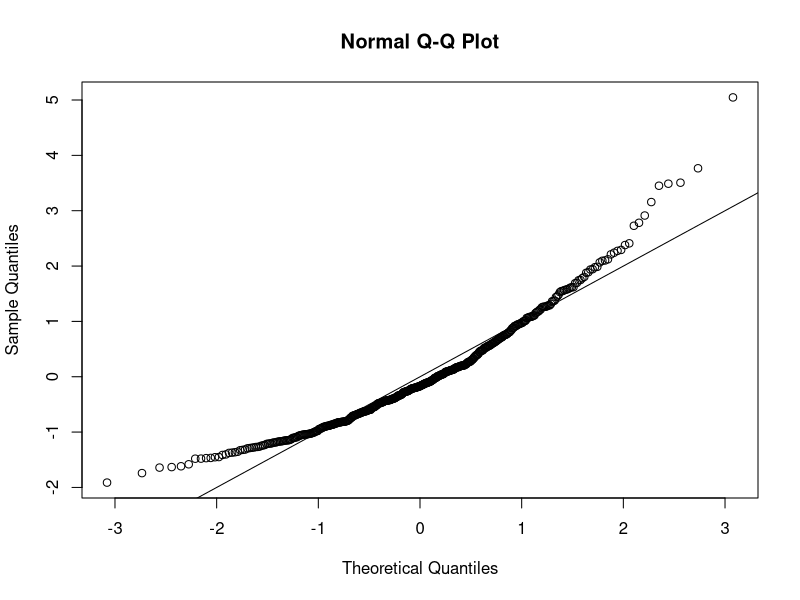
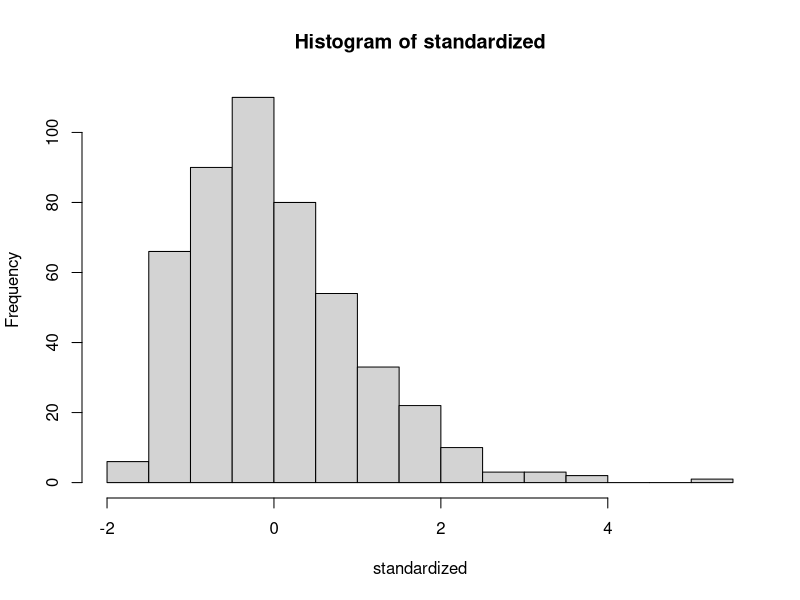
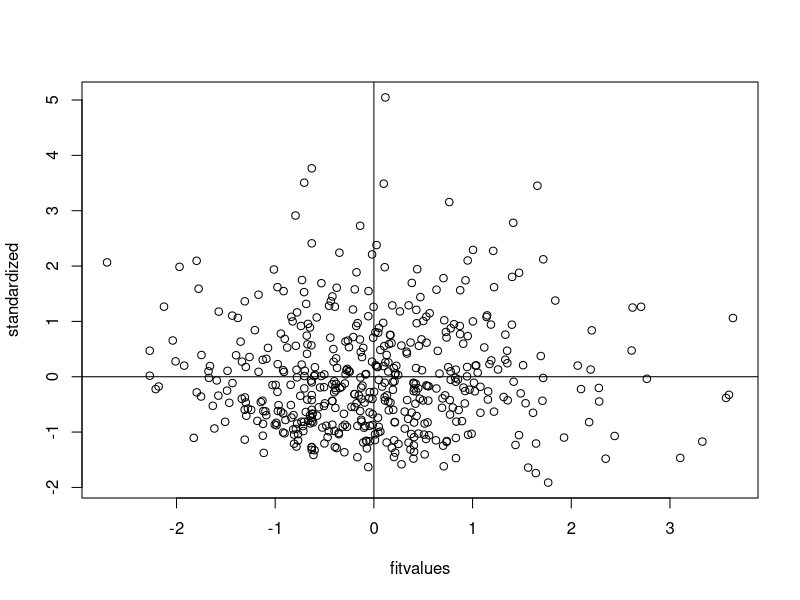

Here is the R script that generated these plots, in order: (Note: this script raises an error after producing the figures.)
##Set working directory 
setwd("E:/GA/Scales")
master = read.csv("Meaning_Scales_SeekingOfNoeticGoals_RR_RN_Paper.csv")
summary(master)

##Reverse Code. 9
library(car)
master$Q107_3 = recode(master$Q107_3, "1='7'; 2='6'; 3='5'; 4='4'; 5='3'; 6='2'; 7='1'")
master$Q107_4 = recode(master$Q107_4, "1='7'; 2='6'; 3='5'; 4='4'; 5='3'; 6='2'; 7='1'")
master$Q107_5 = recode(master$Q107_5, "1='7'; 2='6'; 3='5'; 4='4'; 5='3'; 6='2'; 7='1'")
master$Q107_6 = recode(master$Q107_6, "1='7'; 2='6'; 3='5'; 4='4'; 5='3'; 6='2'; 7='1'")
master$Q107_9 = recode(master$Q107_9, "1='7'; 2='6'; 3='5'; 4='4'; 5='3'; 6='2'; 7='1'")
master$Q107_12 = recode(master$Q107_12, "1='7'; 2='6'; 3='5'; 4='4'; 5='3'; 6='2'; 7='1'")
master$Q107_13 = recode(master$Q107_13, "1='7'; 2='6'; 3='5'; 4='4'; 5='3'; 6='2'; 7='1'")
master$Q107_15 = recode(master$Q107_15, "1='7'; 2='6'; 3='5'; 4='4'; 5='3'; 6='2'; 7='1'")
master$Q107_18 = recode(master$Q107_18, "1='7'; 2='6'; 3='5'; 4='4'; 5='3'; 6='2'; 7='1'")
master$Q107_20 = recode(master$Q107_20, "1='7'; 2='6'; 3='5'; 4='4'; 5='3'; 6='2'; 7='1'")

##Missing Data##
library(mice)
percentmiss = function(x){ sum(is.na(x))/length(x) *100 }

##Going by rows ONLY
notypos = master
missing = apply(notypos[ , 3:22], 1, percentmiss) 
table(missing)

##Replace only the data that you should
replacepeople = notypos[ missing <= 5 , ]  
dontpeople = notypos[ missing > 5 , ]

##Figure out the columns to exclude
apply(replacepeople, 2, percentmiss)
replacecolumn = replacepeople[ , -c(1,2,23)]
dontcolumn = replacepeople[ , c(1,2,23)]

##MICE
tempnomiss = mice(replacecolumn)
nomiss = complete(tempnomiss, 1)
summary(nomiss)

##(By your powers) Combine (I am Captain Planet!)
filledin_none = cbind(dontcolumn, nomiss)
summary(filledin_none)

##Small note: When MICE is run on this project the YEAR column
##is moved from the last column to the thrid column.
##This trend is not observed with data that does not need
##to be MICE'd. All code exluding ID columns has been corrected
##for this. 
#~Hannah 

##Outliers##
##Mahal

mahal = mahalanobis(filledin_none[ , -c(1:3)], 
                    colMeans(filledin_none[ , -c(1:3)], na.rm = TRUE),
                    cov(filledin_none[ , -c(1:3)], use="pairwise.complete.obs"))

summary(mahal)
cutoff = qchisq(.999,ncol(filledin_none[ , -c(1:3)])) 
summary(mahal < cutoff)
noout = filledin_none[ mahal < cutoff, ]

##Additivity: correlations
correlations = cor(noout[,-c(1:3)], use="pairwise.complete.obs")
symnum(correlations)

##Make the random stuff & exclude the ID columns 
random = rchisq(nrow(noout), 7)
fake = lm(random~., data=noout[ , -c(1:3)])

##Linearity plot
##Create the standardized residuals
standardized = rstudent(fake)
qqnorm(standardized)
abline(0,1)

##Multivariate normality
hist(standardized, breaks=15)

##Homogeneity and homoscedaticity
fitvalues = scale(fake$fitted.values)
plot(fitvalues, standardized) 
abline(0,0)
abline(v = 0)

##Scoring
##Existential vacu
vac = colSums(noout[,c("Q107_3", "Q107_4", "Q107_8", "Q107_9", "Q107_11", "Q107_12", "Q107_13", "Q107_14","Q107_17", "Q107_19")])
vac

vactot = sum(vac)
vactot

#Life perspective 
WM = rowSums(noout[,c("Q107_1", "Q107_6", "Q107_7", "Q107_10", "Q107_15", "Q107_18", "Q107_20")])
WM

##exclude paper people using noout dataset 
nooutnop = subset(noout, Source < 2)
nomissnop = subset(filledin_none, Source < 2)

##overallmodel 
library(lavaan)
names(filledin_none)
overallmodel = '
VA =~ Q107_3 + Q107_4 + Q107_8 + Q107_9 + Q107_11 + Q107_12 + Q107_13 + Q107_14 + Q107_17 + Q107_19
WM =~ Q107_1 + Q107_6 + Q107_7 + Q107_10 + Q107_15 + Q107_18 + Q107_20
'
fit = cfa(overallmodel, 
          data = nomissnop, 
          meanstructure = TRUE)

summary(fit, 
        standardized = TRUE, 
        rsquare = TRUE, 
        fit.measure = TRUE)
fitMeasures(fit)
table(nomissnop$Source)

##subset for other two cfa
random = subset(nomissnop, Source == "1")
notrandom = subset(nomissnop, Source =="0")

##fit for random 
random.fit = cfa(overallmodel, 
                 data = random, 
                 meanstructure = TRUE)
summary(random.fit, 
        standardized = TRUE, 
        rsquare = TRUE, 
        fit.measure = TRUE)
fitMeasures(random.fit)

##fit for not random 
notrandom.fit = cfa(overallmodel, 
                    data = notrandom, 
                    meanstructure = TRUE)
summary(notrandom.fit, 
        standardized = TRUE, 
        rsquare = TRUE, 
        fit.measure = TRUE) 
fitMeasures(notrandom.fit)

##invariances 
library(semTools)
multisteps = measurementInvariance(overallmodel, 
                                   data = nomissnop, 
                                   group = 'Source', 
                                   strict = T)
fitmeasures(multisteps)
fitMeasures(multisteps$fit.configural)
fitMeasures(multisteps$fit.loadings)
fitMeasures(multisteps$fit.intercepts)
fitMeasures(multisteps$fit.residuals)
fitMeasures(multisteps$fit.means)
